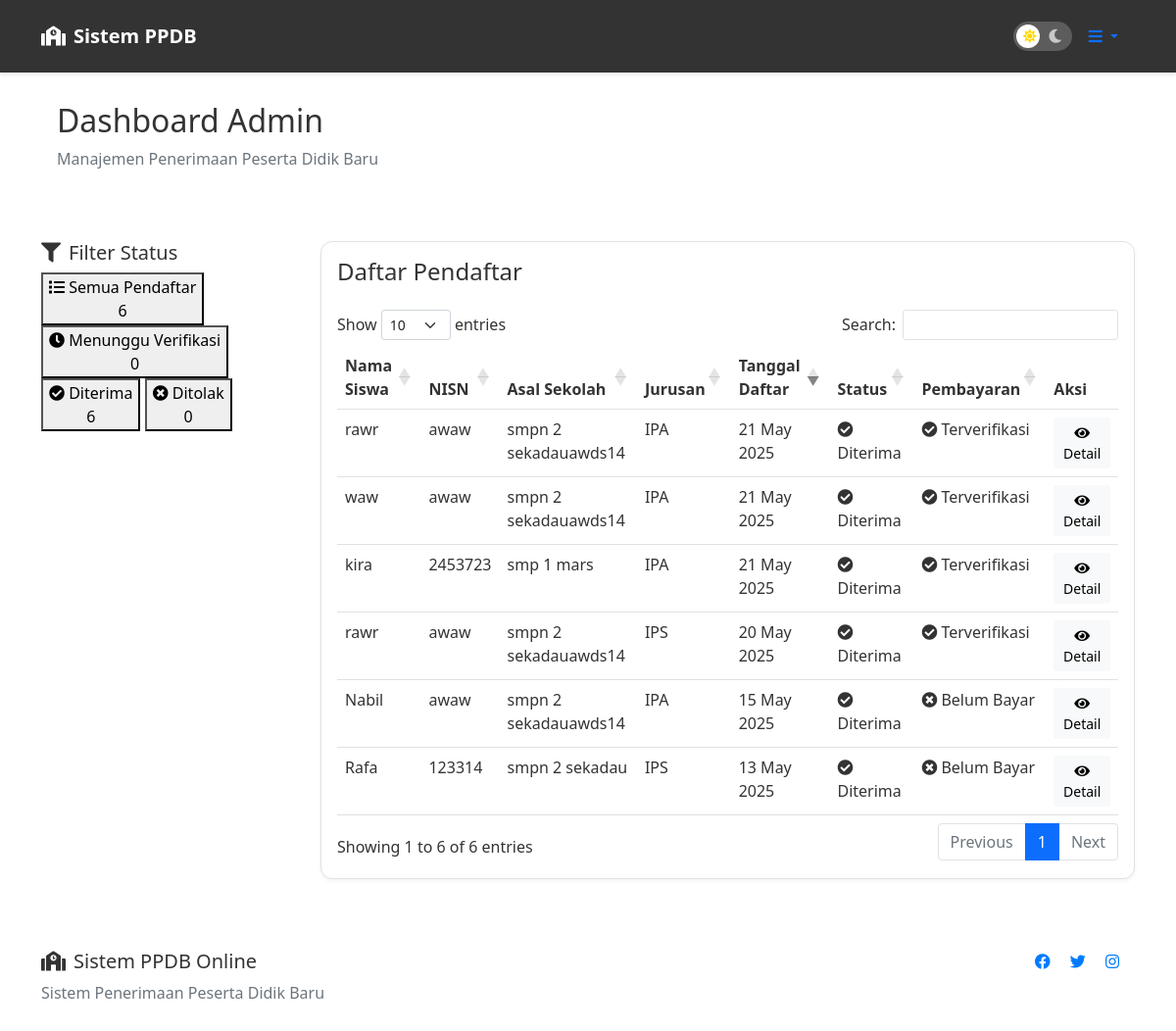
/dashboard (signed in), run on an earlier commit of the app's database.
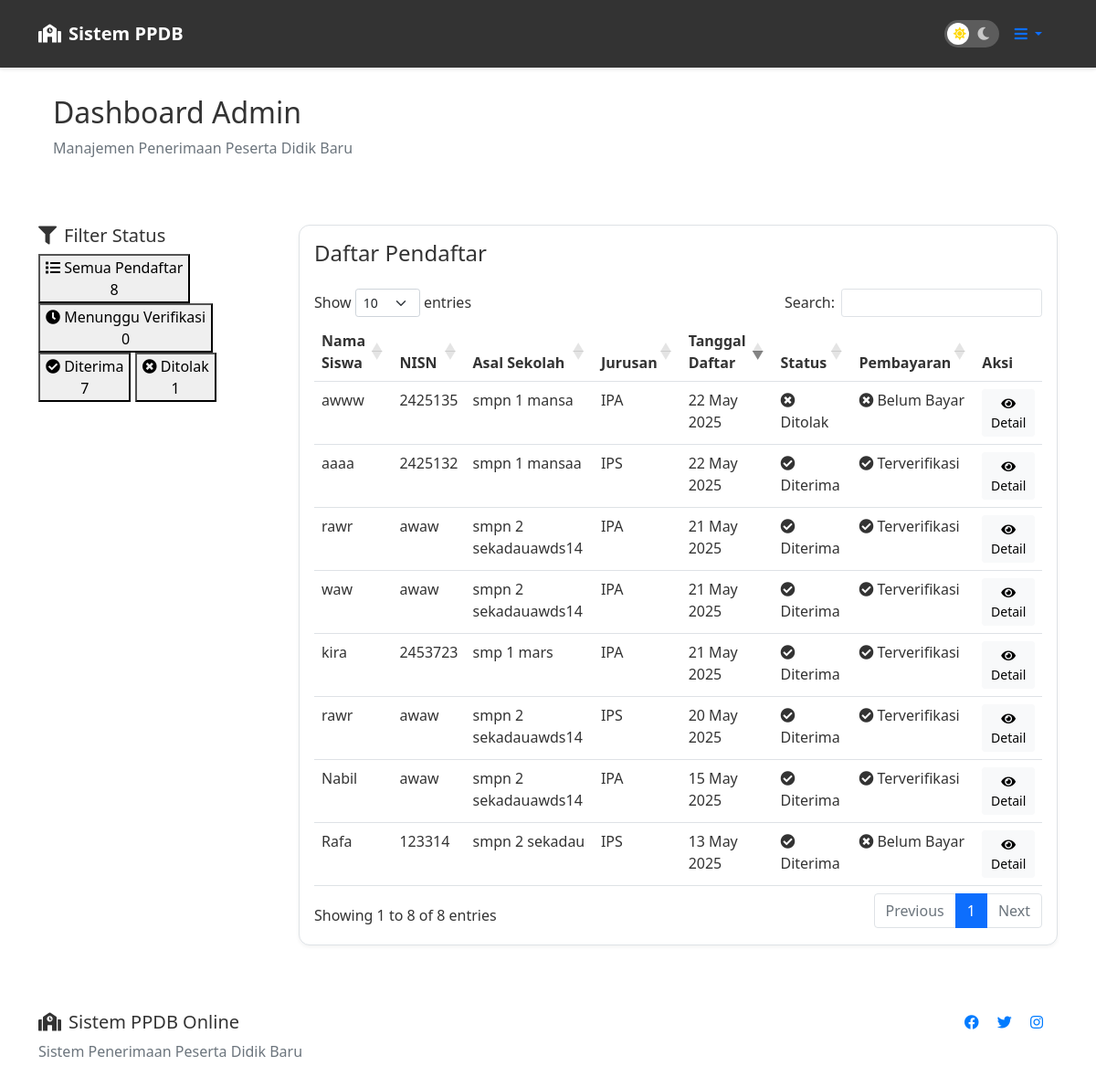
And on a later commit of the database.
### app/models.py (models this page shows, shortened)
class Form(db.Model):
    id = db.Column(db.Integer, primary_key=True)
    user_id = db.Column(db.Integer, db.ForeignKey('user.id'), nullable=False)
    form_data = db.Column(db.Text, nullable=False)
    status = db.Column(db.String(20), default='pending')
    timestamp = db.Column(db.DateTime, default=datetime.utcnow)
    akta_kelahiran = db.Column(db.String(255))
    kartu_keluarga = db.Column(db.String(255))
    ijazah_smp = db.Column(db.String(255))
    foto_siswa = db.Column(db.String(255))
    ktp_ortu = db.Column(db.String(255))
    nisn_doc = db.Column(db.String(255))
    nilai_rapor = db.Column(db.String(255))
    sertifikat_prestasi = db.Column(db.String(255))
    gender = db.Column(db.String(10))
    jurusan = db.Column(db.String(20))
    payment_proof = db.Column(db.String(255))  # Untuk menyimpan bukti pembayaran
    payment_status = db.Column(db.String(20), default='unpaid')  # unpaid/paid/confirmed
    @property
    def parsed_form_data(self):
        try:
            if isinstance(self.form_data, str):
                return json.loads(self.form_data)
            return self.form_data
        except:
            return {}

class User(UserMixin, db.Model):
    id = db.Column(db.Integer, primary_key=True)
    username = db.Column(db.String(80), unique=True, nullable=False)
    password = db.Column(db.String(120), nullable=False)
    name = db.Column(db.String(100), nullable=False)
    role = db.Column(db.String(10), default='user')
    forms = db.relationship('Form', backref='user', lazy=True)

### app/routes/main.py (the view, shortened to what this page needs)
@main.route('/dashboard')
@login_required
def dashboard():
    if current_user.role == 'admin':
        forms = Form.query.all()
        return render_template('dashboard_admin.html', forms=forms)

### app/__init__.py (called while the page is built)
def create_app():
    app = Flask(__name__)
    app.config.from_object('config.Config')
    db.init_app(app)
    login_manager.init_app(app)
    migrate.init_app(app, db)
    @app.template_filter('json_loads')
    def json_loads_filter(value):
        return json.loads(value)
    @app.template_filter('parse_json')
    def parse_json(value):
        try:
            return json.loads(value)
        except:
            return {}
    login_manager.login_view = 'auth.login'
    login_manager.login_message_category = 'info'
    @login_manager.user_loader
    def load_user(user_id):
        from .models import User
        return User.query.get(int(user_id))
    from .routes.auth import auth
    from .routes.main import main
    app.register_blueprint(auth)
    app.register_blueprint(main)
    from .cli import create_admin
    app.cli.add_command(create_admin)
    return app

### app/templates/dashboard_admin.html (shortened to what this page needs)
{% extends "base.html" %}
{% block content %}
<div class="dashboard-container">
    <div class="dashboard-header mb-4">
        <div class="row align-items-center">
            <div class="col-md-6">
                <h2 class="welcome-text">Dashboard Admin</h2>
                <p class="text-muted">Manajemen Penerimaan Peserta Didik Baru</p>
            </div>
            <div class="col-md-6">
                <div class="stats-cards">
                    <div class="row g-3">
                        </div>
                    </div>
                </div>
            </div>
        </div>
    </div>
    <div class="row">
        <div class="col-md-3">
            <div class="admin-sidebar">
                <div class="sidebar-card">
                    <h5><i class="fas fa-filter me-2"></i>Filter Status</h5>
                    <div class="filter-list">
                        <button class="filter-item active" data-filter="all">
                            <div class="filter-content">
                                <i class="fas fa-list"></i>
                                <span>Semua Pendaftar</span>
                            </div>
                            <span class="counter-badge">{{ forms|length }}</span>
                        </button>
                        <button class="filter-item" data-filter="Menunggu">
                            <div class="filter-content">
                                <i class="fas fa-clock"></i>
                                <span>Menunggu Verifikasi</span>
                            </div>
                            <span class="counter-badge">{{ forms|selectattr('status', 'equalto', 'pending')|list|length }}</span>
                        </button>
                        <button class="filter-item" data-filter="Diterima">
                            <div class="filter-content">
                                <i class="fas fa-check-circle"></i>
                                <span>Diterima</span>
                            </div>
                            <span class="counter-badge">{{ forms|selectattr('status', 'equalto', 'accepted')|list|length }}</span>
                        </button>
                        <button class="filter-item" data-filter="Ditolak">
                            <div class="filter-content">
                                <i class="fas fa-times-circle"></i>
                                <span>Ditolak</span>
                            </div>
                            <span class="counter-badge">{{ forms|selectattr('status', 'equalto', 'rejected')|list|length }}</span>
                        </button>
                    </div>
                </div>
            </div>
        </div>
        <div class="col-md-9">
            <div class="card admin-card">
                <div class="card-body">
                    <h4 class="card-title mb-4">Daftar Pendaftar</h4>
                    <div class="table-responsive">
                        <table id="applicationsTable" class="table table-hover admin-table">
                            <thead>
                                <tr>
                                    <th>Nama Siswa</th>
                                    <th>NISN</th>
                                    <th>Asal Sekolah</th>
                                    <th>Jurusan</th>
                                    <th>Tanggal Daftar</th>
                                    <th>Status</th>
                                    <th>Pembayaran</th>
                                    <th>Aksi</th>
                                </tr>
                            </thead>
                            <tbody>
                                {% for form in forms %}
                                <tr class="application-row" data-status="{{ form.status }}">
                                    <td>{{ form.user.name }}</td>
                                    <td>{{ form.parsed_form_data.get('nisn', '-') }}</td>
                                    <td>{{ form.parsed_form_data.get('previous_school', '-') }}</td>
                                    <td>{{ "IPA" if form.parsed_form_data.get('jurusan') == 'ipa' else "IPS" }}</td>
                                    <td data-sort="{{ form.timestamp.strftime('%Y%m%d') }}">
                                        {{ form.timestamp.strftime('%d %b %Y') }}
                                    </td>
                                    <td>
                                        <span class="status-badge {{ form.status }}">
                                            {% if form.status == 'pending' %}
                                                <i class="fas fa-clock me-1"></i>Menunggu
                                            {% elif form.status == 'accepted' %}
                                                <i class="fas fa-check-circle me-1"></i>Diterima
                                            {% elif form.status == 'rejected' %}
                                                <i class="fas fa-times-circle me-1"></i>Ditolak
                                            {% endif %}
                                        </span>
                                    </td>
                                    <td>
                                        {% if form.payment_proof %}
                                            {% if form.payment_status == 'confirmed' %}
                                                <span class="status-badge success">
                                                    <i class="fas fa-check-circle me-1"></i>Terverifikasi
                                                </span>
                                            {% elif form.payment_status == 'paid' %}
                                                <span class="status-badge warning">
                                                    <i class="fas fa-clock me-1"></i>Menunggu Verifikasi
                                                </span>
                                            {% endif %}
                                        {% else %}
                                            <span class="status-badge danger">
                                                <i class="fas fa-times-circle me-1"></i>Belum Bayar
                                            </span>
                                        {% endif %}
                                    </td>
                                    <td>
                                        <button type="button" class="btn btn-light btn-sm" data-bs-toggle="modal" data-bs-target="#detailModal{{ form.id }}">
                                            <i class="fas fa-eye"></i> Detail
                                        </button>
                                    </td>
                                </tr>
                                {% endfor %}
                            </tbody>
                        </table>
                    </div>
                </div>
            </div>
        </div>
    </div>
</div>
{% endblock %}

### app/templates/base.html (shortened to what this page needs)
<!DOCTYPE html>
<html lang="id" data-theme="light">
<head>
    <link href="https://cdn.jsdelivr.net/npm/bootstrap@5.1.3/dist/css/bootstrap.min.css" rel="stylesheet">
    <link rel="stylesheet" href="https://cdnjs.cloudflare.com/ajax/libs/font-awesome/5.15.4/css/all.min.css">
    <link rel="stylesheet" href="{{ url_for('static', filename='css/style.css') }}">
    <link rel="stylesheet" href="https://cdnjs.cloudflare.com/ajax/libs/bootstrap-datepicker/1.9.0/css/bootstrap-datepicker.min.css">
    <link rel="stylesheet" type="text/css" href="https://cdn.datatables.net/1.11.5/css/dataTables.bootstrap5.min.css">
    <link rel="stylesheet" type="text/css" href="https://cdn.datatables.net/responsive/2.2.9/css/responsive.bootstrap5.min.css">
    <link rel="stylesheet" href="https://cdnjs.cloudflare.com/ajax/libs/animate.css/4.1.1/animate.min.css">
    <link href="https://unpkg.com/aos@2.3.1/dist/aos.css" rel="stylesheet">
</head>
<body>
    <div class="toast-container position-fixed top-0 end-0 p-3">
    </div>
<nav class="navbar navbar-expand-lg navbar-dark fixed-top">
    <div class="container">
        <a class="navbar-brand d-flex align-items-center" href="{{ url_for('main.index') }}">
            <i class="fas fa-school me-2"></i>
            <span>Sistem PPDB</span>
        </a>
        <div class="d-flex align-items-center">
            <div class="theme-switch-wrapper">
                <label class="theme-switch" for="theme-toggle">
                    <span class="theme-icon">
                        <i class="fas fa-sun light-icon"></i>
                        <i class="fas fa-moon dark-icon"></i>
                    </span>
                </label>
            </div>
            {% if current_user.is_authenticated %}
                <div class="dropdown">
                    <button class="btn btn-link nav-link dropdown-toggle" type="button" id="userMenu" data-bs-toggle="dropdown" aria-expanded="false">
                        <i class="fas fa-bars"></i>
                    </button>
                </div>
            {% endif %}
        </div>
    </div>
</nav>
    <main class="main-content">
        <div class="container mt-5 pt-4">
            {% block content %}{% endblock %}
    </main>
    <footer class="footer mt-5">
        <div class="container">
            <div class="row py-4">
                <div class="col-md-6">
                    <h5><i class="fas fa-school me-2"></i>Sistem PPDB Online</h5>
                    <p class="text-muted">Sistem Penerimaan Peserta Didik Baru</p>
                </div>
                <div class="col-md-6 text-md-end">
                    <div class="social-links">
                        <a href="#" class="me-3"><i class="fab fa-facebook"></i></a>
                        <a href="#" class="me-3"><i class="fab fa-twitter"></i></a>
                        <a href="#" class="me-3"><i class="fab fa-instagram"></i></a>
                    </div>
                </div>
            </div>
        </div>
    </footer>
</body>
</html>

### app/static/css/style.css (style rules this page uses)
:root[data-theme="light"] { --bg-primary: #ffffff; --text-primary: #333333; --card-bg: #ffffff; --nav-bg: #333333; --step-bg: #f8f9fa; --border-color: #dee2e6; --input-bg: #ffffff; --modal-bg: #ffffff; --table-hover: rgba(0, 0, 0, 0.075); --btn-text: #ffffff; --link-color: #007bff; --badge-bg: #6c757d; --alert-bg: rgba(255, 255, 255, 0.9); }
body { background-color: var(--bg-primary); color: var(--text-primary); transition: all 0.3s ease; }
.dashboard-container { max-width: 1400px; margin: 0 auto; padding: 2rem 1rem; }
.card { background-color: var(--card-bg); border-color: var(--border-color); color: var(--text-primary); border-radius: 12px; box-shadow: 0 2px 4px rgba(0,0,0,0.05); transition: all 0.3s ease; }
.table { color: var(--text-primary); }
a { color: var(--link-color); }
.navbar { background-color: var(--nav-bg) !important; box-shadow: 0 2px 4px rgba(0,0,0,0.1); padding: 1rem 0; }
.navbar-brand { font-weight: 600; font-size: 1.25rem; }
.theme-switch-wrapper { display: flex; align-items: center; position: relative; }
.theme-switch { display: inline-block; position: relative; width: 60px; height: 30px; }
.theme-icon { position: absolute; cursor: pointer; top: 0; left: 0; right: 0; bottom: 0; background-color: rgba(255, 255, 255, 0.2); transition: .4s; border-radius: 30px; display: flex; align-items: center; justify-content: space-between; padding: 5px 10px; }
.theme-icon:before { content: ''; position: absolute; height: 24px; width: 24px; left: 3px; bottom: 3px; background-color: white; transition: .4s; border-radius: 50%; z-index: 1; }
.theme-icon .light-icon, .theme-icon .dark-icon { color: white; font-size: 14px; z-index: 2; }
.theme-icon .light-icon { color: #ffd700; }
.theme-icon .dark-icon { color: #c8c8c8; }

What changed in the data, as far as the page shows it:
changed Form "15 May 2025": payment_proof "Belum Bayar" → "Terverifikasi"
added Form: user.name "awww", parsed_form_data.get "2425135", parsed_form_data.get "smpn 1 mansa", form_data "IPA", timestamp "22 May 2025", status "rejected" (drawn), shows "Belum Bayar"
added Form: user.name "aaaa", parsed_form_data.get "2425132", parsed_form_data.get "smpn 1 mansaa", form_data "IPS", timestamp "22 May 2025", status "accepted" (drawn), payment_status "confirmed" (drawn)
Also different on the page:
text written by a page script: "Show entries Search: Showing 1 to 6 of 6 entries Previous 1 Next" → "Show entries Search: Showing 1 to 8 of 8 entries Previous 1 Next"
text no longer shown: "6 6 0"
text now shown: "8 7 1"
